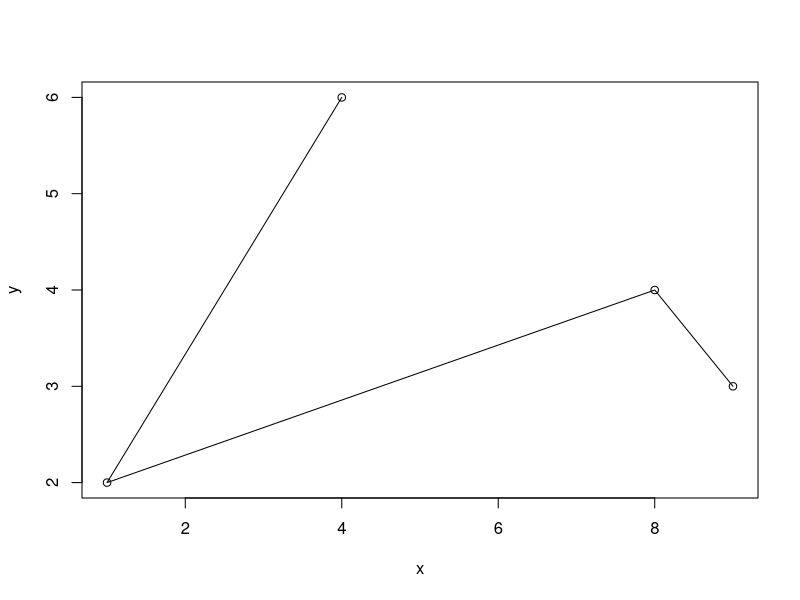
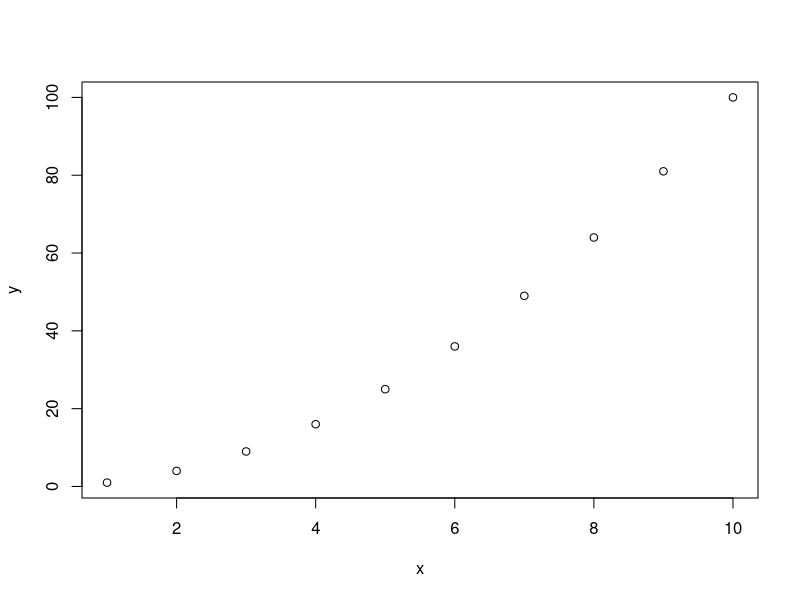
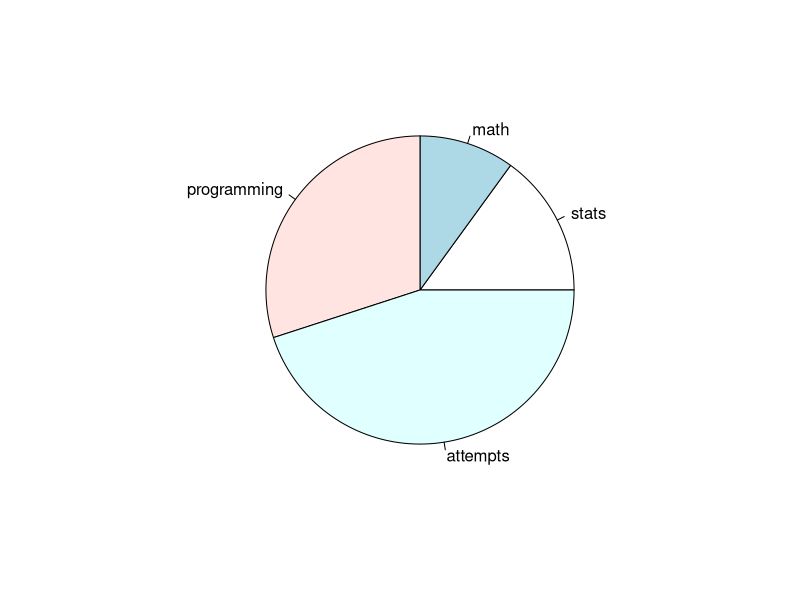
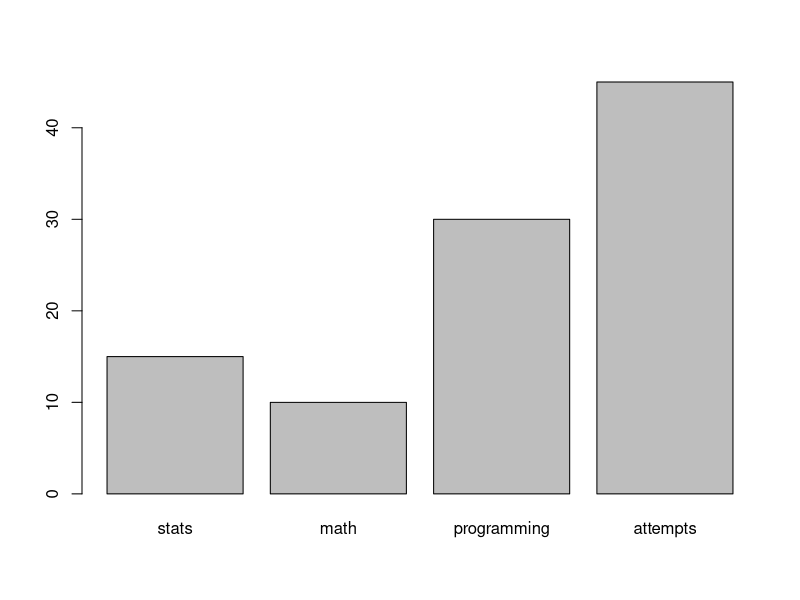
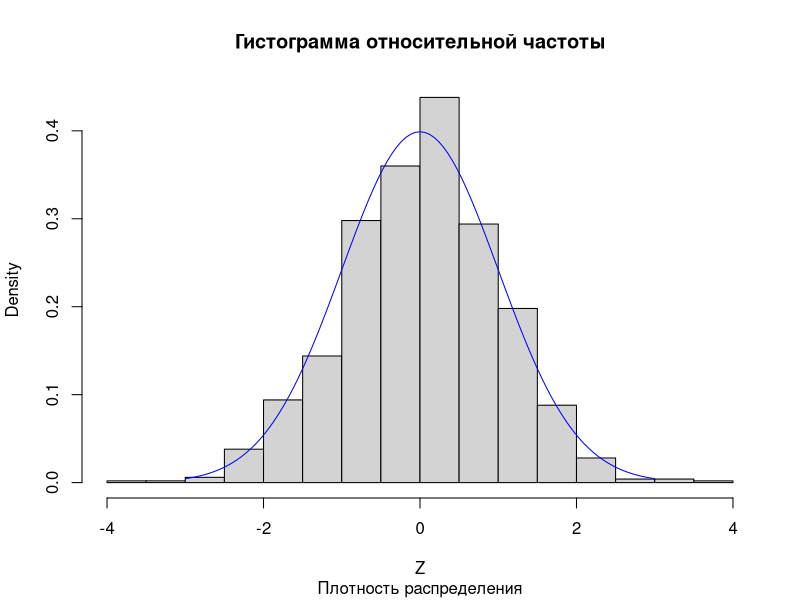

Write the R code that produced these figures, in order.
1234+4567
29-45 
325/25
56*12
11*11
111*111
1111111*1111111
options(digits=14)
1111111*1111111
options(width=40)
5:32
1:10
(1:10)+3
(1:10)^3
3:4
31 %% 7
31 %/% 7
x <-c(4, 1, 8, 9)
y <-c(6, 2, 4, 3)
plot(x, y)
lines(x, y)
x <- 1:10; y <- x^2;
plot(x,y)
learn <-c("stats" = 15, "math"= 10,"programming" = 30, "attempts" = 45)
pie(learn)
barplot(learn)
Z <- rnorm(1000)
hist(Z, prob = TRUE, main = "Гистограмма относительной частоты",
sub = "Плотность распределения")
curve(dnorm(x), from = -3, to = 3, add = TRUE, col = "blue")
